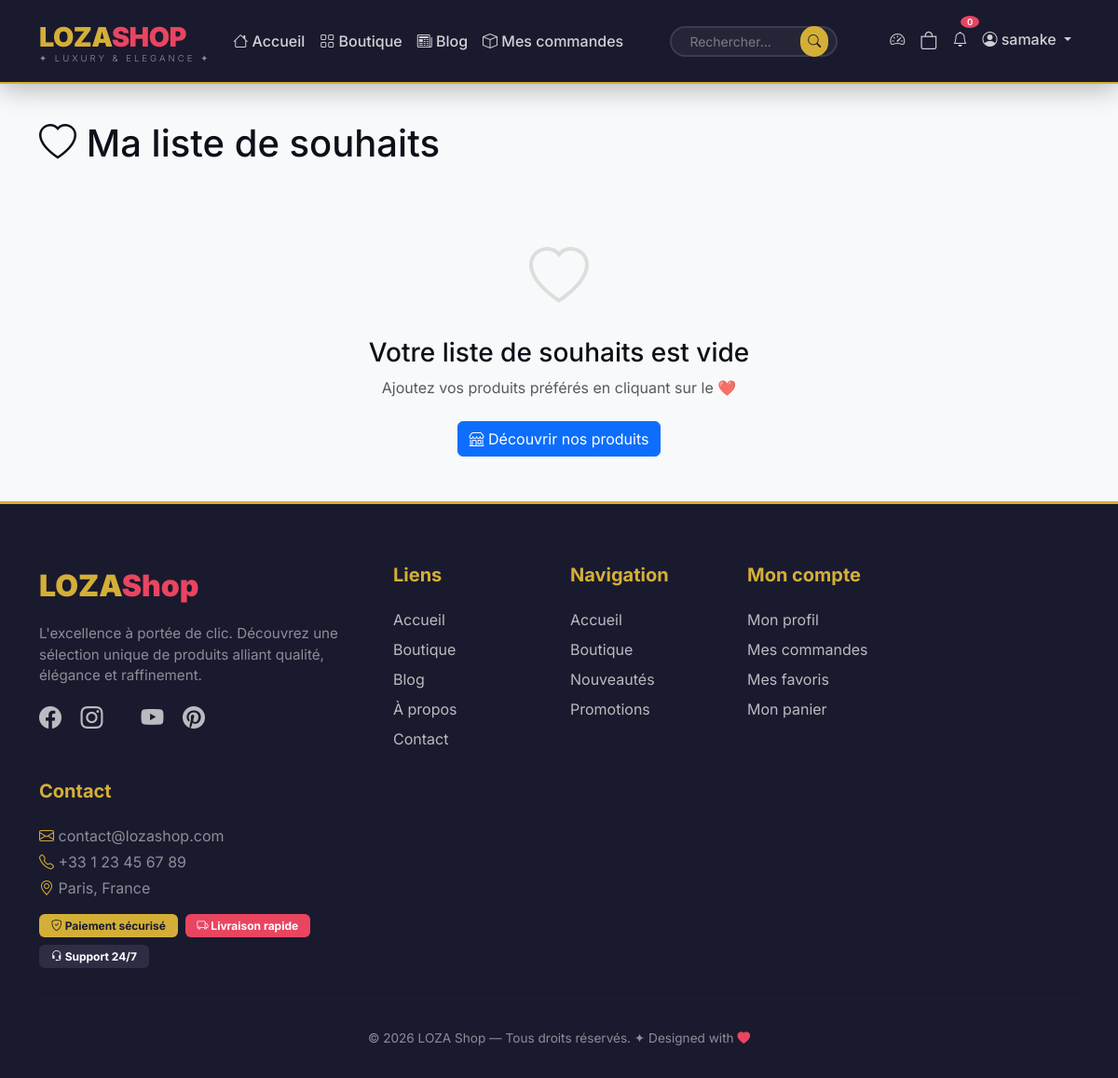
The page /wishlist/ (signed in) on the database as committed earlier.
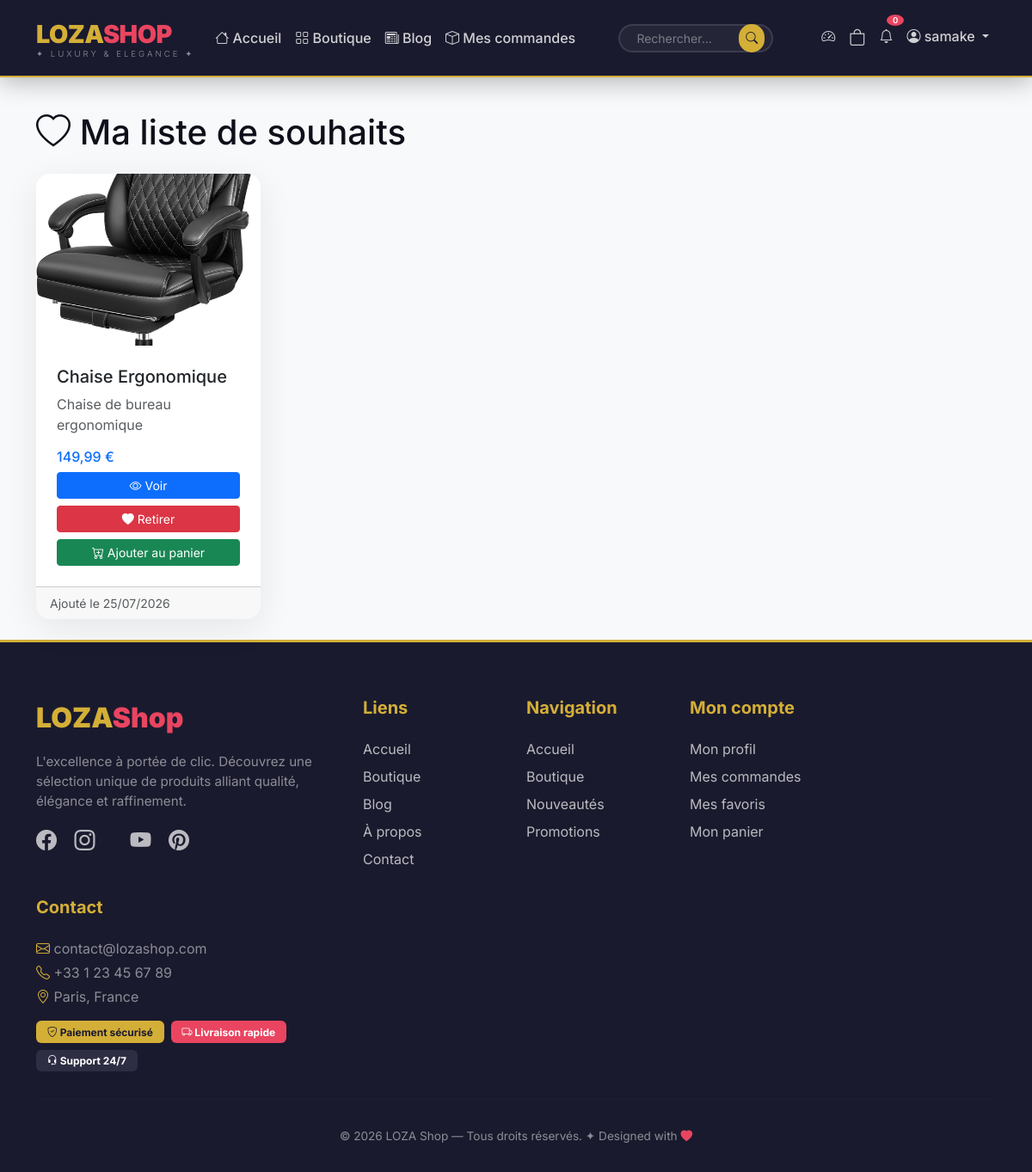
The same page on the database as committed later.
### products/models.py (models this page shows, shortened)
class Wishlist(models.Model):
    user = models.ForeignKey('auth.User', on_delete=models.CASCADE, related_name='wishlist')
    product = models.ForeignKey(Product, on_delete=models.CASCADE)
    added_at = models.DateTimeField(auto_now_add=True)
    class Meta:
        unique_together = ['user', 'product']
        ordering = ['-added_at']

class Product(models.Model):
    name = models.CharField(max_length=200)
    slug = models.SlugField(unique=True, blank=True)
    description = models.TextField()
    price = models.DecimalField(max_digits=10, decimal_places=2)
    stock = models.IntegerField(default=0)
    category = models.ForeignKey(Category, on_delete=models.CASCADE, related_name='products')
    image = models.ImageField(upload_to='products/', blank=True, null=True)
    image2 = models.ImageField(upload_to='products/', blank=True, null=True)
    image3 = models.ImageField(upload_to='products/', blank=True, null=True)
    is_active = models.BooleanField(default=True)
    created_at = models.DateTimeField(auto_now_add=True)
    updated_at = models.DateTimeField(auto_now=True)

### products/views.py (the view)
# urls.py: path('wishlist/', views.wishlist_view, name='wishlist'),
@login_required
def wishlist(request):
    wishlist_items = Wishlist.objects.filter(user=request.user)
    return render(request, 'products/wishlist.html', {'wishlist_items': wishlist_items})

### cart/context_processors.py (called while the page is built)
def cart_total(request):
    if request.user.is_authenticated:
        total_items = CartItem.objects.filter(user=request.user).count()
    else:
        total_items = 0
    return {'cart_total_items': total_items}

### products/templates/products/wishlist.html (shortened to what this page needs)
{% extends 'base.html' %}
{% block content %}
<div class="container mt-4">
    <h1 class="mb-4"><i class="bi bi-heart"></i> Ma liste de souhaits</h1>
    {% if wishlist_items %}
    <div class="row">
        {% for item in wishlist_items %}
        <div class="col-md-3 mb-4">
            <div class="card product-card h-100">
                {% if item.product.image %}
                <img src="{{ item.product.image.url }}" class="card-img-top" alt="{{ item.product.name }}" style="height: 200px; object-fit: cover;">
                {% else %}
                <div class="card-img-top bg-light d-flex align-items-center justify-content-center" style="height: 200px;">
                    <i class="bi bi-image" style="font-size: 3rem; color: #ccc;"></i>
                </div>
                {% endif %}
                <div class="card-body">
                    <h5 class="card-title">{{ item.product.name }}</h5>
                    <p class="card-text text-muted">{{ item.product.description|truncatewords:10 }}</p>
                    <h6 class="text-primary">{{ item.product.price }} €</h6>
                    <div class="d-grid gap-2">
                        <a href="{% url 'products:product_detail' item.product.slug %}" class="btn btn-primary btn-sm">
                            <i class="bi bi-eye"></i> Voir
                        </a>
                        <a href="{% url 'products:add_to_wishlist' item.product.id %}" class="btn btn-danger btn-sm">
                            <i class="bi bi-heart-fill"></i> Retirer
                        </a>
                        <a href="{% url 'cart:add_to_cart' item.product.id %}" class="btn btn-success btn-sm">
                            <i class="bi bi-cart-plus"></i> Ajouter au panier
                        </a>
                    </div>
                </div>
                <div class="card-footer text-muted small">
                    Ajouté le {{ item.added_at|date:"d/m/Y" }}
                </div>
            </div>
        </div>
        {% endfor %}
    </div>
    {% else %}
    <div class="text-center py-5">
        <i class="bi bi-heart" style="font-size: 4rem; color: #ddd;"></i>
        <h3 class="mt-3">Votre liste de souhaits est vide</h3>
        <p class="text-muted">Ajoutez vos produits préférés en cliquant sur le ❤️</p>
        <a href="{% url 'products:home' %}" class="btn btn-primary mt-2">
            <i class="bi bi-shop"></i> Découvrir nos produits
        </a>
    </div>
    {% endif %}
</div>
{% endblock %}

Rows that differ between the two databases and show on the page:
added Wishlist: product.image (picture), product.name "Chaise Ergonomique", product.description "Chaise de bureau ergonomique", product.price "149,99", added_at "25/07/2026"
Other text that changed with them:
text no longer shown: "Votre liste de souhaits est vide Ajoutez vos produits préférés en cliquant sur le ❤️ Découvrir nos produits"
